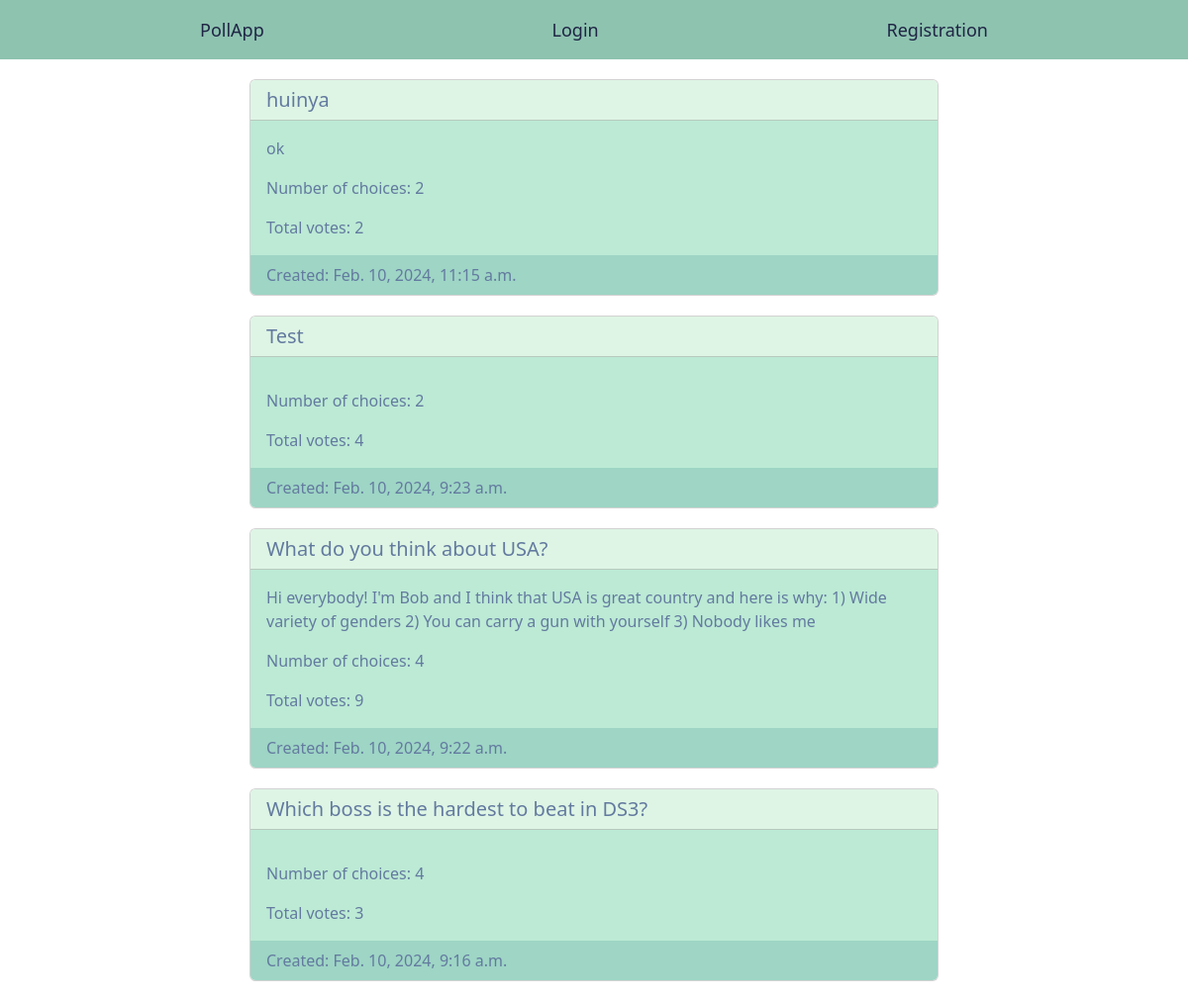
/poll/, run on an earlier commit of the app's database.
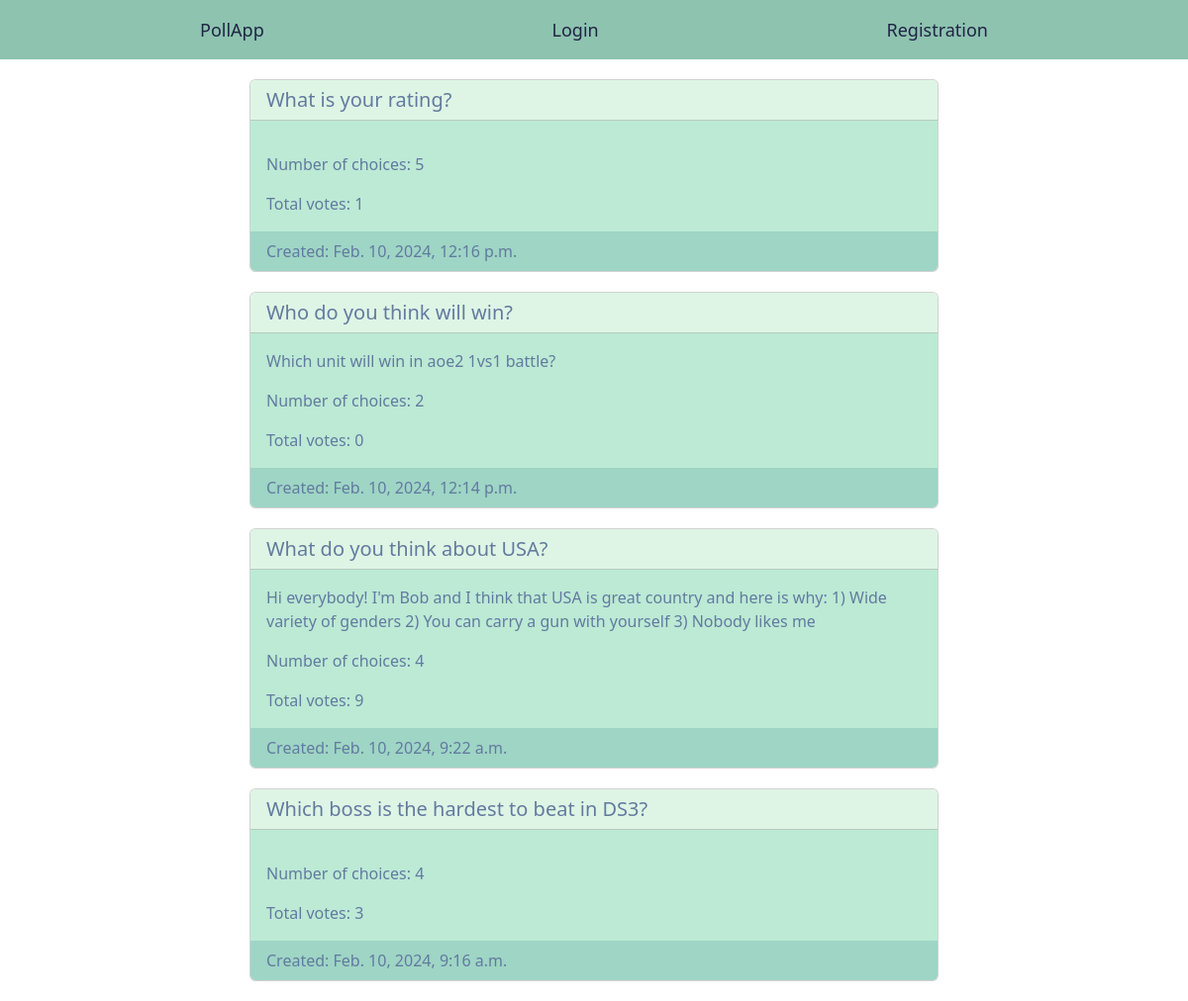
And on a later commit of the database.
### poll/models.py (models this page shows, shortened)
class Poll(models.Model):
	owner = models.ForeignKey(
		settings.AUTH_USER_MODEL,
		on_delete=models.CASCADE
	)
	title = models.CharField(max_length=300, blank=False)
	description = models.TextField(blank=True)
	created = models.DateTimeField(auto_now_add=True)
	class Meta:
		ordering = ['-created']
	def total_votes(self, queryset=None) -> int:
		if not queryset:
			queryset = self.choices.all()
		queryset = queryset.aggregate(total_votes=Sum('votes'))
		return queryset.get('total_votes', 0)

### poll/views.py (the view)
class PollListView(ListView):
	queryset = Poll.objects.annotate(
		num_choices=Count('choices')
	).order_by('-created')
	template_name = 'polls/list.html'

### poll/templates/polls/list.html
{% extends "base.html" %}
{% block content %}
	{% for poll in object_list %}
		<a href="{% url 'poll:detail' poll.id %}" class="card-link">
			<div class="card">
			  <h5 class="card-header">{{ poll.title }}</h5>
			  <div class="card-body">
			    <p class="card-text">{{ poll.description|truncatechars:200 }}</p>
			    <p class="card-text">Number of choices: {{ poll.num_choices }}</p>
			    <p class="card-text">Total votes: {{ poll.total_votes }}</p>
			  </div>
			  <div class="card-footer text-muted">
	    		Created: {{ poll.created }}
	  		</div>
			</div>
		</a>
	{% endfor %}
{% endblock %}

What changed in the data, as far as the page shows it:
removed Poll: title "huinya", description "ok", num_choices "2", total_votes "2", created "Feb. 10, 2024, 11:15 a.m."
removed Poll: title "Test", num_choices "2", total_votes "4", created "Feb. 10, 2024, 9:23 a.m."
added Poll: title "What is your rating?", num_choices "5", total_votes "1", created "Feb. 10, 2024, 12:16 p.m."
added Poll: title "Who do you think will win?", description "Which unit will win in aoe2 1vs1 battle?", num_choices "2", total_votes "0", created "Feb. 10, 2024, 12:14 p.m."
